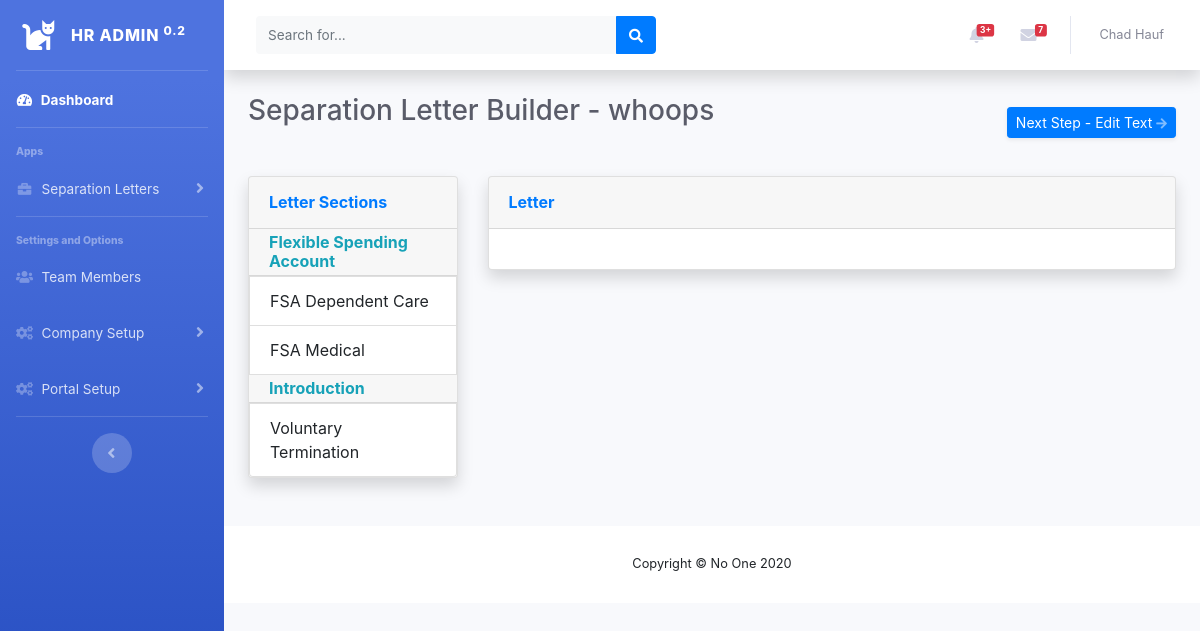
The page /separationletter/builder/builder on the database its author committed.
### separation_letter/models.py (models this page shows, shortened)
class LetterCategories(models.Model):
    name = models.CharField(max_length=50, verbose_name='Category Name')
    date_added = models.DateTimeField(auto_now_add=True)
    date_modified = models.DateTimeField(auto_now=True)
    CATEGORY_STATUS = (
        ('a', 'Active'),
        ('i', 'Inactive'),
    )
    status = models.CharField(
        max_length=1,
        choices=CATEGORY_STATUS,
        default='a',
    )
    class Meta:
        ordering = ['name']

class LetterSections(models.Model):
    name = models.CharField(max_length=50, unique=True, verbose_name='Section Name')
    paragraph_text = models.TextField()
    standard_text = models.BooleanField()
    subtemplate_indicator = models.BooleanField(verbose_name='Sub-Template')
    category = models.ForeignKey(LetterCategories, on_delete=models.CASCADE, verbose_name='Section Category')
    date_added = models.DateTimeField(auto_now_add=True)
    date_modified = models.DateTimeField(auto_now=True)
    CATEGORY_STATUS = (
        ('a', 'Active'),
        ('i', 'Inactive'),
    )
    status = models.CharField(
        max_length=1,
        choices=CATEGORY_STATUS,
        default='a',
    )
    class Meta:
        ordering = ['name']

### separation_letter/views.py (the view)
# urls.py: path('builder/builder', views.builder_builder, name='builder_builder'),
def builder_builder(request):
    if request.method != 'POST':
        letter_sections = LetterSections.objects.all().filter(category__status='a', subtemplate_indicator=0)
        letter_categories = []
        for letter_section in letter_sections:
            if letter_section.category.name not in letter_categories:
                letter_categories.append(letter_section.category.name)
        session_data = get_session_data(request)
    else:
        request.session['letter_order'] = request.POST['letter_order']
        return redirect('separation_letter:builder_editor')
    context = {
        'letter_sections': letter_sections,
        'letter_categories': letter_categories,
        'session_data': session_data,
    }
    return render(request, 'separation_letter/letter_builder/builder.html', context)

### separation_letter/views.py (called while the page is built)
def get_session_data(request):
    session_data = {
        'team_member_selection': request.session.get('team_member_selection', 'whoops'),
        'letter_date': request.session.get('letter_date', 'whoops'),
        'separation_date': request.session.get('separation_date', 'whoops'),
        'hr_user_selection': request.session.get('hr_user_selection', 'whoops'),
        'letter_order': request.session.get('letter_order', 'whoops'),
    }
    return session_data

### separation_letter/templates/separation_letter/letter_builder/builder.html (shortened to what this page needs)
{% extends "hr_web_app/base.html" %}
{% load static %}
{% block header %}
    <div class="d-sm-flex align-items-center justify-content-between mb-4">
        <h1 class="h3 mb-4 text-gray-800">Separation Letter Builder - {{ session_data.team_member_selection }}</h1>
        <form action="{% url 'separation_letter:builder_builder' %}" method="post">
            <button type="submit" class="d-sm-inline-block btn btn-sm btn-primary shadow-sm">Next Step -
                Edit Text <i class="fas fa-arrow-right fa-sm text-white-50"></i></button>
        </form>
    </div>
{% endblock %}
{% block page_content %}
          <div class="row">
            <div class="col-lg-3 mb-4">
              <div id="toolBox" class="card shadow mb-4">
                <div class="card-header py-3">
                  <h6 class="m-0 font-weight-bold text-primary">Letter Sections</h6>
                </div>
                {% for letter_category in letter_categories %}
                <div class="card-header py-1">
                  <h6 class="m-0 font-weight-bold text-info">{{ letter_category }}</h6>
                </div>
                    {% for letter_section in letter_sections %}
                        {% if letter_section.category.name == letter_category %}
                          <div class="list-group-item dragme" data-id="{{ letter_section.id }}">
                            <div class="toolboxText" style="display: block">{{ letter_section.name }}</div>
                          </div>
                        {% endif %}
                    {% endfor %}
                {% endfor %}
              </div>
            </div>
            <div class="col-lg-9 mb-4">
              <div class="card shadow mb-4">
                <div class="card-header py-3">
                  <h6 class="m-0 font-weight-bold text-primary">Letter</h6>
                </div>
                <div id="letterBox" class="card-body">
                </div>
              </div>
            </div>
          </div>
{% endblock %}

### rows shown on the page
LetterCategories: letter_categories "Flexible Spending Account"
LetterSections: name "FSA Dependent Care"
LetterSections: name "FSA Medical"
LetterCategories: letter_categories "Introduction"
LetterSections: name "Voluntary Termination"

### other values the page prints
{{ session_data.team_member_selection }} "whoops"
